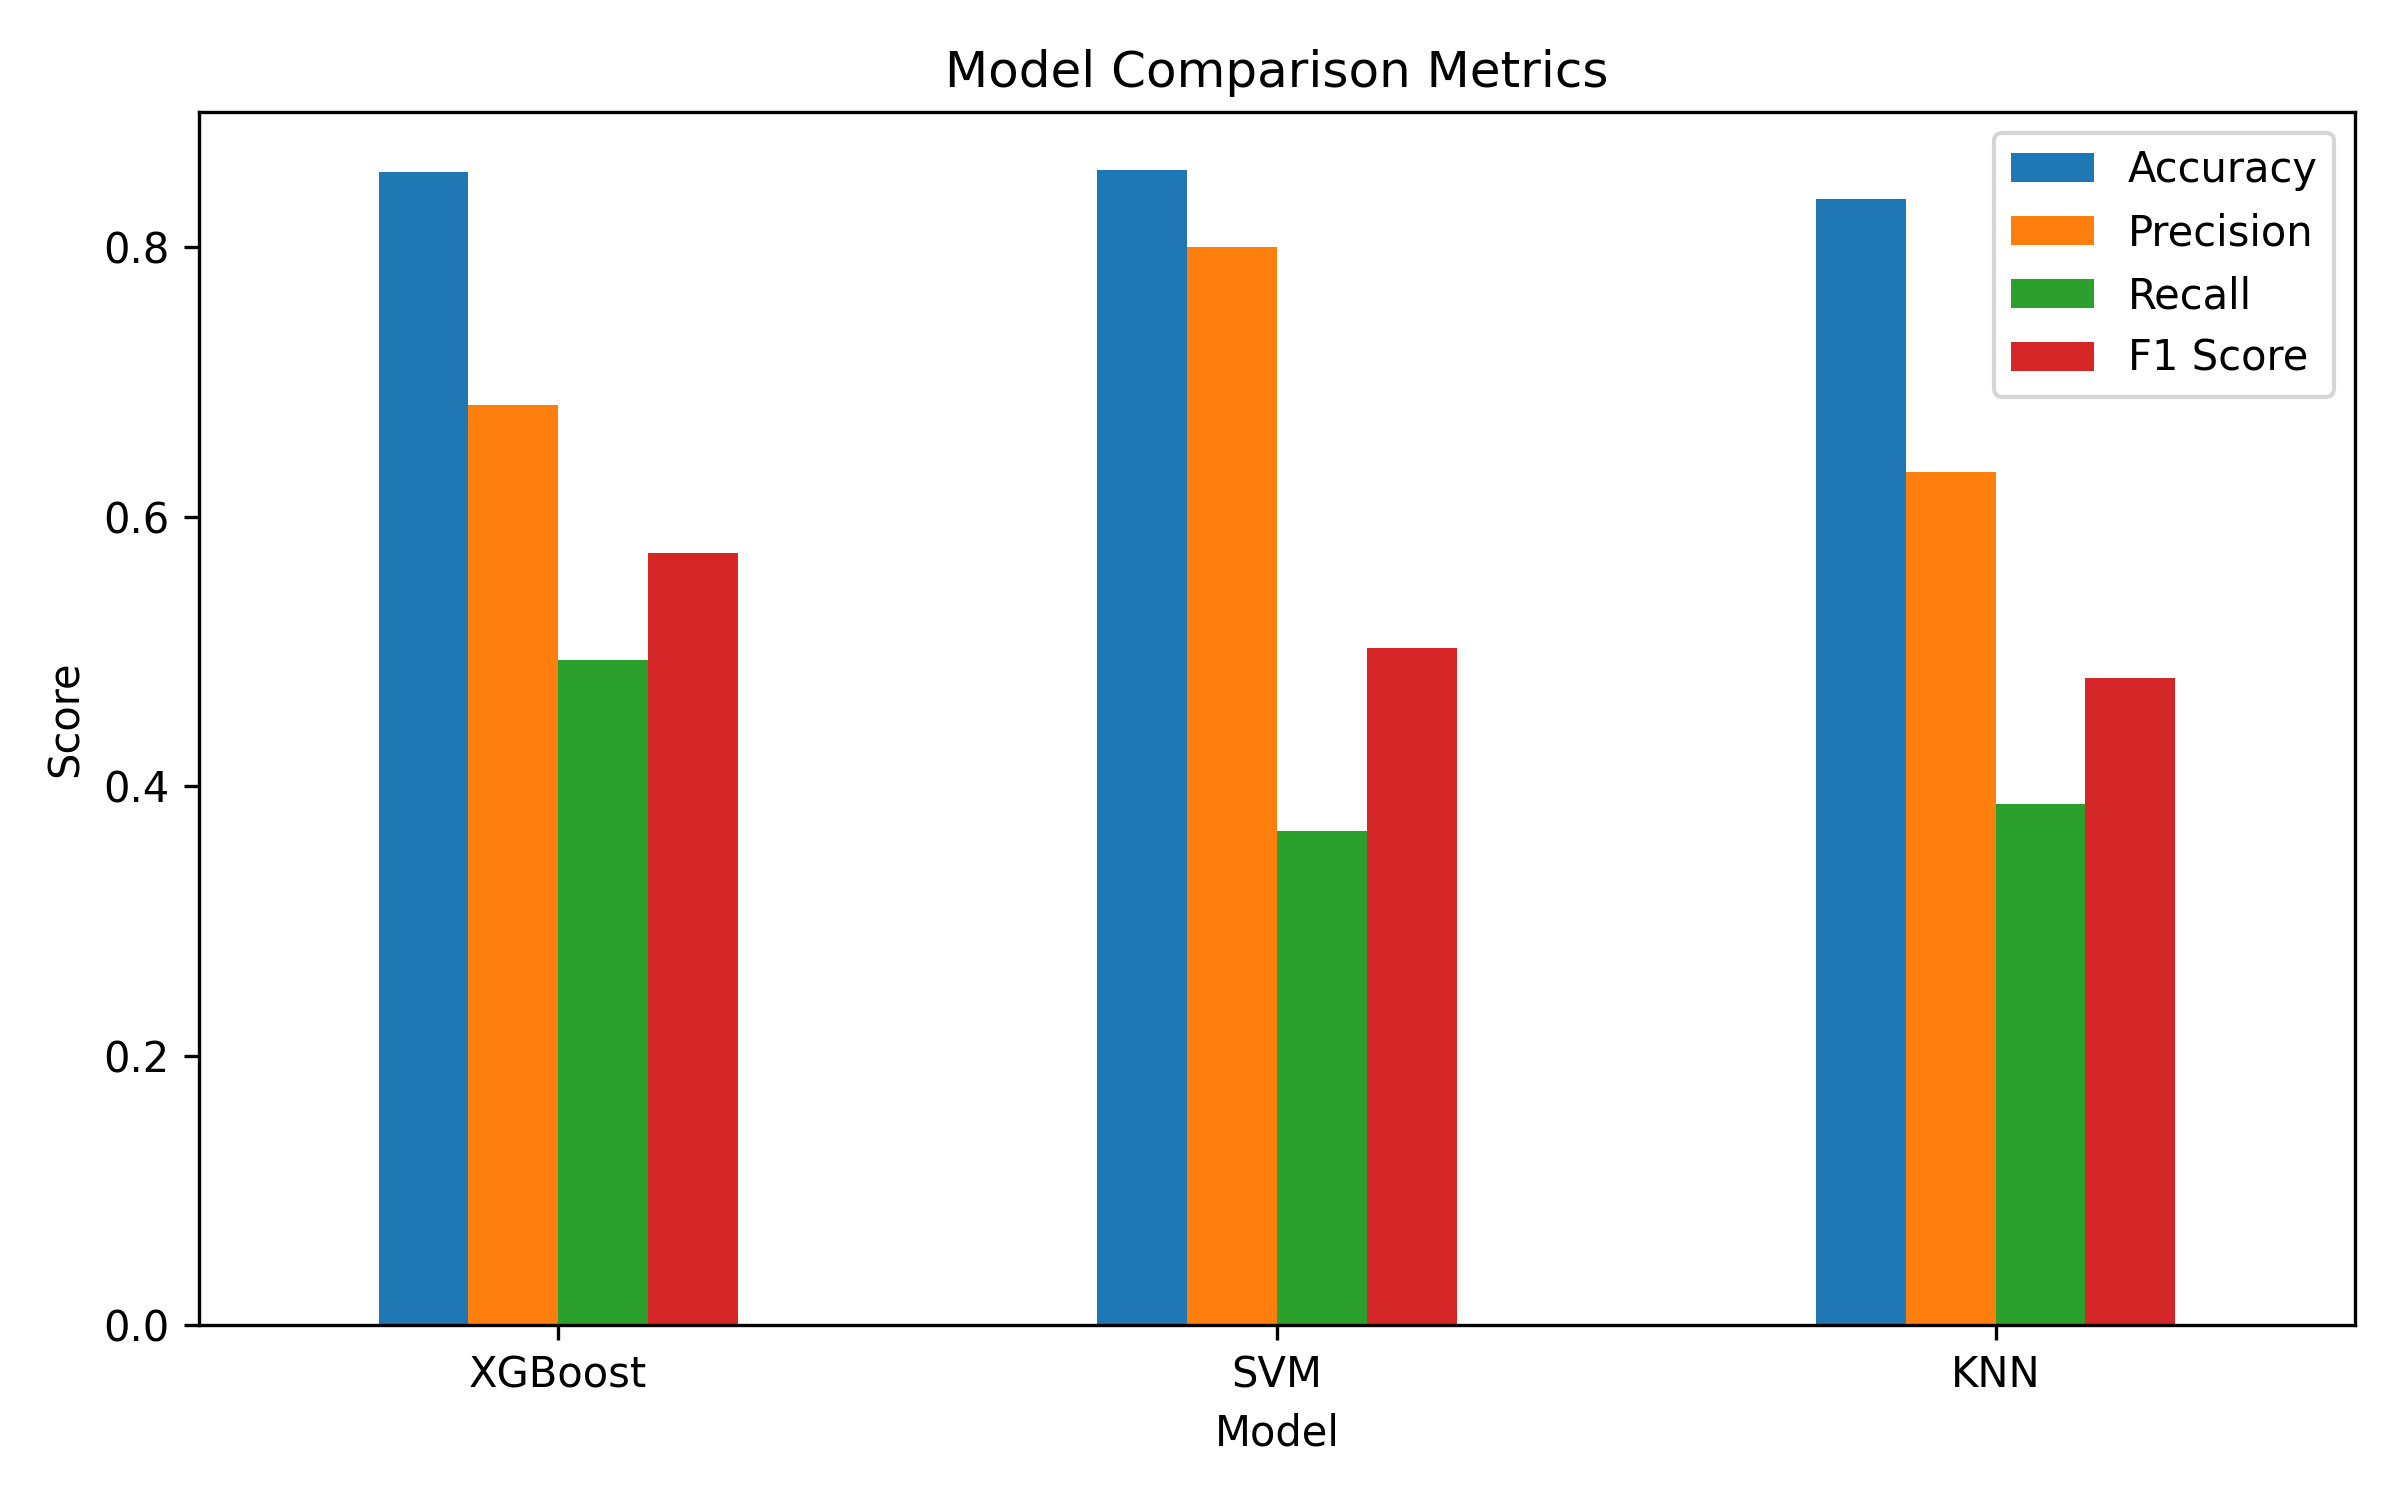

Reproduce this figure in Python.


import pandas as pd
from sklearn.model_selection import train_test_split
from sklearn.preprocessing import StandardScaler, LabelEncoder


df = pd.read_csv("Churn_Modelling.csv")


df = df.drop(["RowNumber", "CustomerId", "Surname"], axis=1)


le = LabelEncoder()

df["Gender"] = le.fit_transform(df["Gender"])
df["Geography"] = le.fit_transform(df["Geography"])

X = df.drop("Exited", axis=1)
y = df["Exited"]


X_train, X_test, y_train, y_test = train_test_split(
    X, y, test_size=0.2, random_state=42
)


scaler = StandardScaler()

X_train = scaler.fit_transform(X_train)
X_test = scaler.transform(X_test)

print("Preprocessing complete ✅")
print("Training samples:", X_train.shape[0])
print("Testing samples:", X_test.shape[0])



from sklearn.svm import SVC
from sklearn.neighbors import KNeighborsClassifier
from xgboost import XGBClassifier


xgb_model = XGBClassifier(
    use_label_encoder=False,
    eval_metric='logloss',
    random_state=42
)
xgb_model.fit(X_train, y_train)
xgb_pred = xgb_model.predict(X_test)

print("XGBoost trained ✅")



svm_model = SVC(kernel='rbf', probability=True, random_state=42)
svm_model.fit(X_train, y_train)
svm_pred = svm_model.predict(X_test)

print("SVM trained ✅")



knn_model = KNeighborsClassifier(n_neighbors=5)
knn_model.fit(X_train, y_train)
knn_pred = knn_model.predict(X_test)

print("KNN trained ✅")


from sklearn.metrics import accuracy_score, precision_score, recall_score, f1_score
import pandas as pd
import matplotlib.pyplot as plt


metrics = {
    "Model": ["XGBoost", "SVM", "KNN"],
    "Accuracy": [
        accuracy_score(y_test, xgb_pred),
        accuracy_score(y_test, svm_pred),
        accuracy_score(y_test, knn_pred)
    ],
    "Precision": [
        precision_score(y_test, xgb_pred),
        precision_score(y_test, svm_pred),
        precision_score(y_test, knn_pred)
    ],
    "Recall": [
        recall_score(y_test, xgb_pred),
        recall_score(y_test, svm_pred),
        recall_score(y_test, knn_pred)
    ],
    "F1 Score": [
        f1_score(y_test, xgb_pred),
        f1_score(y_test, svm_pred),
        f1_score(y_test, knn_pred)
    ]
}


metrics_df = pd.DataFrame(metrics)
print("\nModel Comparison:\n")
print(metrics_df)

metrics_df.set_index("Model").plot(kind="bar", figsize=(8,5))
plt.title("Model Comparison Metrics")
plt.ylabel("Score")
plt.xticks(rotation=0)
plt.tight_layout()

plt.savefig("model_comparison.png", dpi=300)
print("Graph saved as model_comparison.png ✅")




from sklearn.metrics import confusion_matrix
import seaborn as sns
import matplotlib.pyplot as plt

models_preds = {
    "XGBoost": xgb_pred,
    "SVM": svm_pred,
    "KNN": knn_pred
}

for name, pred in models_preds.items():
    cm = confusion_matrix(y_test, pred)

    plt.figure()
    sns.heatmap(cm, annot=True, fmt='d', cmap='Blues')
    plt.title(f"{name} Confusion Matrix")
    plt.xlabel("Predicted")
    plt.ylabel("Actual")

    plt.savefig(f"{name}_confusion.png", dpi=300)
    print(f"{name} confusion matrix saved ✅")

    plt.close()



from sklearn.metrics import roc_curve, auc

# probabilities
xgb_prob = xgb_model.predict_proba(X_test)[:,1]
svm_prob = svm_model.predict_proba(X_test)[:,1]
knn_prob = knn_model.predict_proba(X_test)[:,1]

# compute curves
fpr_xgb, tpr_xgb, _ = roc_curve(y_test, xgb_prob)
fpr_svm, tpr_svm, _ = roc_curve(y_test, svm_prob)
fpr_knn, tpr_knn, _ = roc_curve(y_test, knn_prob)

# AUC
auc_xgb = auc(fpr_xgb, tpr_xgb)
auc_svm = auc(fpr_svm, tpr_svm)
auc_knn = auc(fpr_knn, tpr_knn)

# plot
plt.figure()
plt.plot(fpr_xgb, tpr_xgb, label=f"XGBoost (AUC={auc_xgb:.2f})")
plt.plot(fpr_svm, tpr_svm, label=f"SVM (AUC={auc_svm:.2f})")
plt.plot(fpr_knn, tpr_knn, label=f"KNN (AUC={auc_knn:.2f})")
plt.plot([0,1], [0,1], linestyle="--")

plt.xlabel("False Positive Rate")
plt.ylabel("True Positive Rate")
plt.title("ROC Curve Comparison")
plt.legend()

plt.savefig("ROC_curve.png", dpi=300)
print("ROC curve saved ✅")

plt.close()
